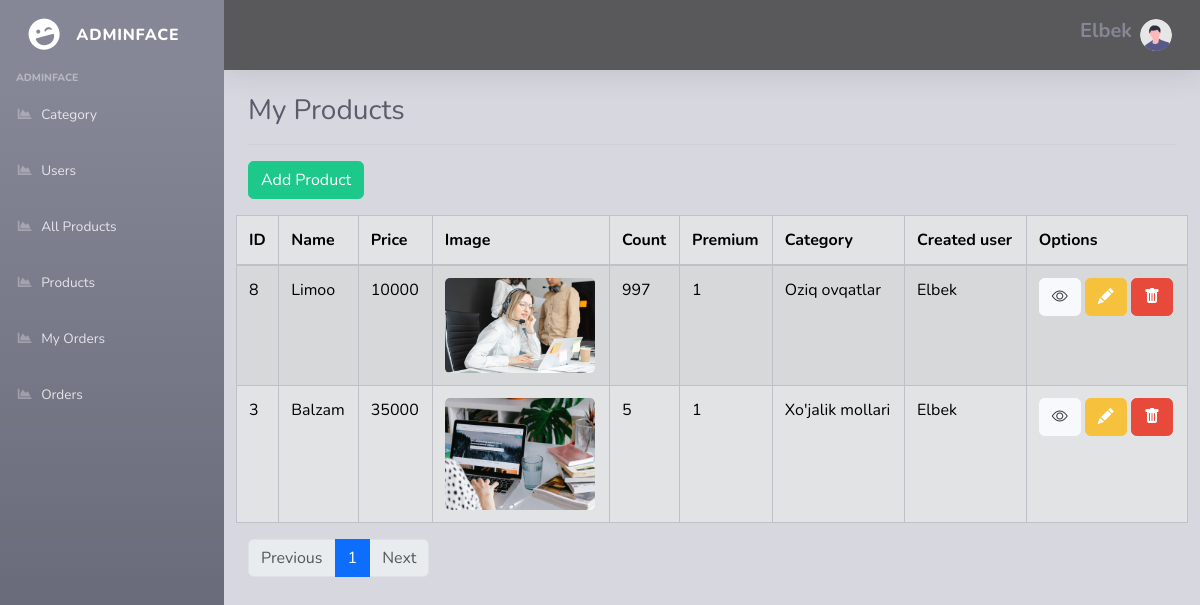
The page /admin/adminProducts.php (signed in) on the database its author committed.
### tables this page shows
CREATE TABLE `products` (
  `id` int NOT NULL,
  `user_id` int NOT NULL,
  `category_id` int NOT NULL,
  `name` varchar(255) NOT NULL,
  `price` int NOT NULL,
  `img` varchar(255) NOT NULL,
  `count` int NOT NULL,
  `premium` tinyint(1) NOT NULL DEFAULT '0',
  `start_date` date NOT NULL,
  `end_date` date NOT NULL
);

CREATE TABLE `categories` (
  `id` int NOT NULL,
  `name` varchar(255) NOT NULL,
  `tr` int NOT NULL,
  `active` varchar(25) NOT NULL DEFAULT 'inactive'
);

CREATE TABLE `users` (
  `id` int NOT NULL,
  `name` varchar(255) NOT NULL,
  `email` varchar(255) NOT NULL,
  `password` varchar(255) NOT NULL,
  `role` varchar(10) NOT NULL DEFAULT 'user'
);

### admin/adminProducts.php (the view, shortened to what this page needs)
<?php
$con = new PDO("mysql:host=localhost;dbname=onlinedukon", 'root', 'root');
$limit = 4;
$sql = "SELECT COUNT(*) as count FROM products WHERE user_id='{$_SESSION['id']}'";
$rawCount = $con->query($sql)->fetch(PDO::FETCH_ASSOC);
$countPages = ceil($rawCount['count'] / $limit);
if (isset($_GET['page'])) {
    $page = $_GET['page'];
    $pn = ($page - 1) * $limit;
} else {
    $pn = 0;
    $page = 1;
}
$sql = "SELECT products.*,categories.name AS category, users.name AS user,users.id AS user_id
FROM users LEFT JOIN products ON users.id = products.user_id
LEFT JOIN categories ON products.category_id = categories.id WHERE users.id='{$_SESSION['id']}' ORDER BY id DESC LIMIT {$pn},{$limit}";
$result = $con->query($sql);
$products = $result->fetchAll(PDO::FETCH_ASSOC);
?>
<!DOCTYPE html>
<html lang="en">
<head>
    <link rel="stylesheet" href="https://cdn.jsdelivr.net/npm/bootstrap-icons@1.11.3/font/bootstrap-icons.min.css">
    <link href="https://cdn.jsdelivr.net/npm/bootstrap@5.3.3/dist/css/bootstrap.min.css" rel="stylesheet">
    <link href="../assets/vendor/fontawesome-free/css/all.min.css" rel="stylesheet" type="text/css">
    <link href="../assets/css/sb-admin-2.min.css" rel="stylesheet">
</head>
<body id="page-top">
    <div id="wrapper">
        <ul class="navbar-nav bg-gradient-secondary sidebar sidebar-dark accordion" id="accordionSidebar">
            <a class="sidebar-brand d-flex align-items-center justify-content-center" href="index.php">
                <div class="sidebar-brand-icon rotate-n-15">
                    <i class="fas fa-laugh-wink"></i>
                </div>
                <div class="sidebar-brand-text mx-3">Adminface</div>
            </a>
            <div class="sidebar-heading">
                Adminface
            </div>
            <?php
            if ($_SESSION['role'] == 'admin') { ?>
                <li class="nav-item">
                    <a class="nav-link" href="index.php">
                        <i class="fas fa-fw fa-chart-area"></i>
                        <span>Category</span></a>
                </li>
                <li class="nav-item">
                    <a class="nav-link" href="users.php">
                        <i class="fas fa-fw fa-chart-area"></i>
                        <span>Users</span></a>
                </li>
                <li class="nav-item">
                    <a class="nav-link" href="products.php">
                        <i class="fas fa-fw fa-chart-area"></i>
                        <span>All Products</span></a>
                </li>
            <?php } ?>
            <li class="nav-item">
                <a class="nav-link" href="adminProducts.php">
                    <i class="fas fa-fw fa-chart-area"></i>
                    <span>Products</span></a>
            </li>
            <li class="nav-item">
                <a class="nav-link" href="myOrders.php">
                    <i class="fas fa-fw fa-chart-area"></i>
                    <span>My Orders</span></a>
            </li>
            <li class="nav-item">
                <a class="nav-link" href="orders.php">
                    <i class="fas fa-fw fa-chart-area"></i>
                    <span>Orders</span></a>
            </li>
        </ul>
        <div id="content-wrapper" class="d-flex flex-column" style="background-color: #d7d7e0;">
            <div id="content">
                <nav class="navbar navbar-expand topbar mb-4 static-top shadow" style="background-color: #59595c;">
                    <ul class="navbar-nav ml-auto">
                        <li class="nav-item dropdown no-arrow">
                            <a class="nav-link dropdown-toggle" href="#" id="userDropdown" role="button"
                                data-toggle="dropdown" aria-haspopup="true" aria-expanded="false">
                                <span class="mr-2 d-none d-lg-inline text-gray-600">
                                    <h5 style="font-weight:700"><?= $_SESSION['name'] ?></h5>
                                </span>
                                <img class="img-profile rounded-circle"
                                    src="../assets/img/undraw_profile.svg">
                            </a>
                        </li>
                    </ul>
                </nav>
                <div class="container-fluid">
                    <div class="d-sm-flex align-items-center justify-content-between">
                        <h1 class="h3 mb-0 text-gray-800">My Products</h1>
                    </div>
                    <hr>
                </div>
                <button type="button" class="btn btn-success ml-4" data-bs-toggle="modal" data-bs-target="#AddproductModal">
                    Add Product
                </button>
                <div class="container">
                    <div class="row">
                        <table class="table table-secondary table-striped table-bordered mt-3" id="dataTable" cellspacing="0">
                            <thead>
                                <tr>
                                    <th>ID</th>
                                    <th>Name</th>
                                    <th>Price</th>
                                    <th>Image</th>
                                    <th>Count</th>
                                    <th>Premium</th>
                                    <th>Category</th>
                                    <th>Created user</th>
                                    <th>Options</th>
                                </tr>
                            </thead>
                            <tbody>
                                <?php
                                foreach ($products as $product) { ?>
                                    <tr>
                                        <td><?= $product['id'] ?></td>
                                        <td><?= $product['name'] ?></td>
                                        <td><?= $product['price'] ?></td>
                                        <td><img src="<?= $product['img'] ?>" width="150px" alt="" style="border-radius: 5px;"></td>
                                        <td><?= $product['count'] ?></td>
                                        <td><?= $product['premium'] ?></td>
                                        <td><?= $product['category'] ?></td>
                                        <td><?= $product['user'] ?></td>
                                        <td>
                                            <button type="button" class="btn btn-light" data-bs-toggle="modal" data-bs-target="#viewModal<?= $product['id'] ?>">
                                                <i class="bi bi-eye"></i>
                                            </button>
                                            <?php
                                            if ($_SESSION['id'] == $product['user_id']) { ?>
                                                <button type="button" class="btn btn-warning" data-bs-toggle="modal" data-bs-target="#editModal<?= $product['id'] ?>">
                                                    <i class="bi bi-pencil-fill"></i>
                                                </button>
                                            <?php }
                                            ?>
                                            <button type="button" class="btn btn-danger" data-bs-toggle="modal" data-bs-target="#deleteModal<?= $product['id'] ?>">
                                                <i class="bi bi-trash-fill"></i>
                                            </button>
                                        </td>
                                    <?php }
                                    ?>
                                    </tr>
                            </tbody>
                        </table>
                    </div>
                </div>
                <nav aria-label="Page navigation example">
                    <ul class="pagination justify-content-start ml-4">
                        <li class="page-item">
                            <a class="page-link <?= ($page == 1) ? "disabled" : "" ?>" href="<?php if ($page > 1) echo "?page=" . ($page - 1) ?>">Previous</a>
                        </li>
                        <?php
                        for ($i = 1; $i <= $countPages; $i++) { ?>
                            <li class="page-item"><a class="page-link <?= ($page == $i) ? "active" : "" ?>" href="?page=<?= $i ?>"><?= $i ?></a></li>
                        <?php }
                        ?>
                        <li class="page-item">
                            <a class="page-link <?= ($page == $countPages) ? "disabled" : "" ?>" href="<?php if ($page < $countPages) echo "?page=" . ($page + 1) ?>">Next</a>
                        </li>
                    </ul>
                </nav>
            </div>
        </div>
    </div>
</body>
</html>

### rows shown on the page
products: id "8", name "Limoo", price "10000", img (picture), count "997", premium "1", category.name "Oziq ovqatlar", user.name "Elbek"
products: id "3", name "Balzam", price "35000", img (picture), count "5", premium "1", category.name "Xo'jalik mollari", user.name "Elbek"

### other values the page prints
$_SESSION['name'] "Elbek"
